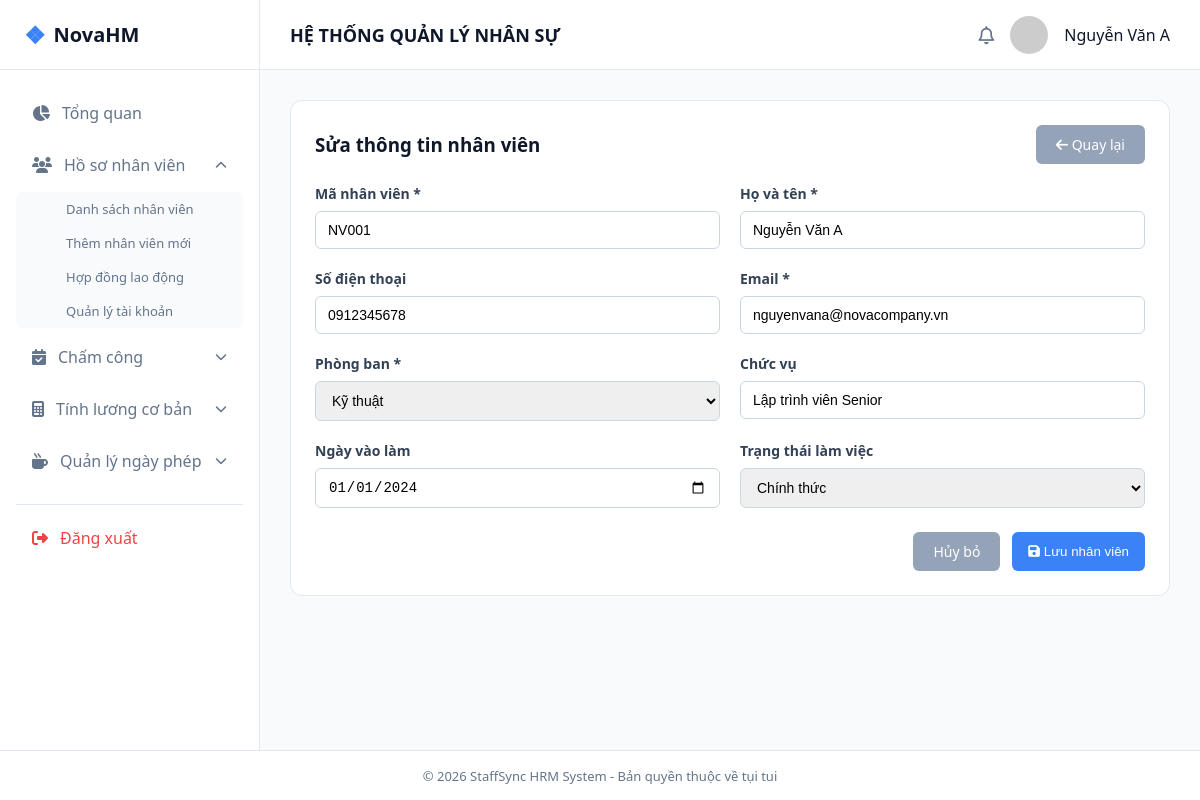
Screenshot of /themnhanvien.php?id=1 (signed in) with the database file from the repository.
### tables this page shows
CREATE TABLE nhan_vien (
    id               INT AUTO_INCREMENT PRIMARY KEY,
    ma_nv            VARCHAR(20) NOT NULL UNIQUE,       
    ho_ten           VARCHAR(100) NOT NULL,
    ngay_sinh        DATE,
    gioi_tinh        ENUM('Nam','Nữ','Khác') DEFAULT 'Nam',
    cccd             VARCHAR(20),
    dia_chi          VARCHAR(255),
    sdt              VARCHAR(20),
    email            VARCHAR(100) UNIQUE,
    id_phong_ban     INT,
    id_chuc_vu       INT,
    ngay_vao_lam     DATE,
    ngay_nghi_viec   DATE NULL,
    trang_thai_lam_viec ENUM('Thử việc','Chính thức','Nghỉ việc') DEFAULT 'Thử việc',
    anh_dai_dien     VARCHAR(255),
    ngay_tao         DATETIME DEFAULT CURRENT_TIMESTAMP,
    ngay_cap_nhat    DATETIME DEFAULT CURRENT_TIMESTAMP ON UPDATE CURRENT_TIMESTAMP,
    FOREIGN KEY (id_phong_ban) REFERENCES phong_ban(id) ON DELETE SET NULL,
    FOREIGN KEY (id_chuc_vu) REFERENCES chuc_vu(id) ON DELETE SET NULL
);

CREATE TABLE phong_ban (
    id            INT AUTO_INCREMENT PRIMARY KEY,
    ma_phong_ban  VARCHAR(20)  NOT NULL UNIQUE,
    ten_phong_ban VARCHAR(100) NOT NULL,
    truong_phong_id INT NULL,                
    mo_ta         VARCHAR(255),
    ngay_tao      DATETIME DEFAULT CURRENT_TIMESTAMP
);

CREATE TABLE chuc_vu (
    id          INT AUTO_INCREMENT PRIMARY KEY,
    ten_chuc_vu VARCHAR(100) NOT NULL UNIQUE,
    cap_bac     TINYINT DEFAULT 1,            
    mo_ta       VARCHAR(255)
);

### includes/auth.php (called while the page is built, shortened)
<?php
$currentUser = [
    'id'       => $_SESSION['user_id'],
    'ten'      => $_SESSION['user_name']  ?? 'Người dùng',
    'vai_tro'  => $_SESSION['user_role']  ?? 'NHANVIEN',
    'id_nv'    => $_SESSION['id_nv']      ?? null,
];

### themnhanvien.php (the view, shortened to what this page needs)
<?php
require_once __DIR__ . '/includes/auth.php';
$dangSua = isset($_GET['id']);
$phongBanList = $pdo->query("SELECT id, ten_phong_ban FROM phong_ban ORDER BY ten_phong_ban")->fetchAll();
$nv = [
    'ma_nv' => '', 'ho_ten' => '', 'sdt' => '', 'email' => '',
    'id_phong_ban' => '', 'id_chuc_vu' => '', 'ten_chuc_vu' => '',
    'ngay_vao_lam' => '', 'trang_thai_lam_viec' => 'Thử việc',
];
if ($dangSua) {
    $stmt = $pdo->prepare("SELECT nv.*, cv.ten_chuc_vu FROM nhan_vien nv
                            LEFT JOIN chuc_vu cv ON cv.id = nv.id_chuc_vu
                            WHERE nv.id = :id");
    $stmt->execute([':id' => (int)$_GET['id']]);
    $row = $stmt->fetch();
    if ($row) $nv = $row;
}
require __DIR__ . '/includes/header.php';
?>
            <section class="data-section">
                <div class="section-header">
                    <h3><?= $dangSua ? 'Sửa thông tin nhân viên' : 'Thêm nhân viên mới' ?></h3>
                    <a href="danhsachnhanvien.php" class="btn-secondary"><i class="fa-solid fa-arrow-left"></i> Quay lại</a>
                </div>
                <form action="themnhanvien.php<?= $dangSua ? '?id=' . (int)$_GET['id'] : '' ?>" method="POST">
                    <div class="form-grid">
                        <div class="form-group">
                            <label for="ma_nv">Mã nhân viên *</label>
                            <input type="text" id="ma_nv" name="ma_nv" placeholder="Ví dụ: NV004" value="<?= htmlspecialchars($nv['ma_nv']) ?>" required>
                        </div>
                        <div class="form-group">
                            <label for="ho_ten">Họ và tên *</label>
                            <input type="text" id="ho_ten" name="ho_ten" placeholder="Nhập họ và tên" value="<?= htmlspecialchars($nv['ho_ten']) ?>" required>
                        </div>
                        <div class="form-group">
                            <label for="sdt">Số điện thoại</label>
                            <input type="tel" id="sdt" name="sdt" placeholder="0901234567" value="<?= htmlspecialchars($nv['sdt'] ?? '') ?>">
                        </div>
                        <div class="form-group">
                            <label for="email">Email *</label>
                            <input type="email" id="email" name="email" placeholder="nguyenvana@novacompany.vn" value="<?= htmlspecialchars($nv['email']) ?>" required>
                        </div>
                        <div class="form-group">
                            <label for="id_phong_ban">Phòng ban *</label>
                            <select id="id_phong_ban" name="id_phong_ban" required>
                                <?php foreach ($phongBanList as $pb): ?>
                                <option value="<?= $pb['id'] ?>" <?= (string)$nv['id_phong_ban'] === (string)$pb['id'] ? 'selected' : '' ?>>
                                    <?= htmlspecialchars($pb['ten_phong_ban']) ?>
                                </option>
                                <?php endforeach; ?>
                            </select>
                        </div>
                        <div class="form-group">
                            <label for="ten_chuc_vu">Chức vụ</label>
                            <input type="text" id="ten_chuc_vu" name="ten_chuc_vu" placeholder="Chuyên viên / Trưởng phòng..." value="<?= htmlspecialchars($nv['ten_chuc_vu'] ?? '') ?>">
                        </div>
                        <div class="form-group">
                            <label for="ngay_vao_lam">Ngày vào làm</label>
                            <input type="date" id="ngay_vao_lam" name="ngay_vao_lam" value="<?= htmlspecialchars($nv['ngay_vao_lam'] ?? '') ?>">
                        </div>
                        <div class="form-group">
                            <label for="trang_thai_lam_viec">Trạng thái làm việc</label>
                            <select id="trang_thai_lam_viec" name="trang_thai_lam_viec">
                                <option value="Chính thức" <?= $nv['trang_thai_lam_viec'] === 'Chính thức' ? 'selected' : '' ?>>Chính thức</option>
                            </select>
                        </div>
                    </div>
                    <div class="form-actions">
                        <a href="danhsachnhanvien.php" class="btn-secondary">Hủy bỏ</a>
                        <button type="submit" class="btn-primary"><i class="fa-solid fa-floppy-disk"></i> Lưu nhân viên</button>
                    </div>
                </form>
            </section>
<?php require __DIR__ . '/includes/footer.php'; ?>

### includes/header.php (shortened to what this page needs)
<?php
$currentFile = basename($_SERVER['PHP_SELF']);
$menuGroups = [
    'nhanvien' => ['danhsachnhanvien.php', 'themnhanvien.php', 'hopdong.php', 'taikhoan.php'],
    'chamcong' => ['bangchamcong.php', 'lichsuravao.php'],
    'luong'    => ['bangtinhluongthang.php', 'cauhinhluong.php'],
    'phep'     => ['duyetdonphep.php', 'quyphepnam.php'],
];
function isOpen($group, $file, $groups) {
    return in_array($file, $groups[$group]) ? ' open' : '';
}
function isActive($file, $current) {
    return $file === $current ? ' active' : '';
}
$soDonChoDuyet = 0;
try {
    $soDonChoDuyet = (int)$pdo->query("SELECT COUNT(*) FROM don_nghi_phep WHERE trang_thai='Chờ duyệt'")->fetchColumn();
} catch (Exception $e) {  }
?>
<!DOCTYPE html>
<html lang="vi">
<head>
    <link rel="stylesheet" href="asset/style.css">
    <link rel="stylesheet" href="https://cdnjs.cloudflare.com/ajax/libs/font-awesome/6.4.0/css/all.min.css">
</head>
<body>
    <div class="layout-container">
        <a href="index.php" class="area-logo">
            <span class="logo-icon">❖</span> NovaHM
        </a>
        <header class="area-header">
            <div class="header-title">
                <h2>HỆ THỐNG QUẢN LÝ NHÂN SỰ</h2>
            </div>
            <div class="user-profile">
                <i class="fa-regular fa-bell icon-btn" title="<?= $soDonChoDuyet ?> đơn phép chờ duyệt"></i>
                <img src="https://ui-avatars.com/api/?name=<?= urlencode($currentUser['ten']) ?>&background=3b82f6&color=fff" alt="Avatar" class="avatar">
                <span class="user-name"><?= htmlspecialchars($currentUser['ten']) ?></span>
            </div>
        </header>
        <aside class="area-left">
            <ul class="menu-list">
                <li class="menu-item<?= isActive('index.php', $currentFile) ?>">
                    <a href="index.php"><i class="fa-solid fa-chart-pie"></i> <span>Tổng quan</span></a>
                </li>
                <li class="menu-item has-submenu<?= isOpen('nhanvien', $currentFile, $menuGroups) ?>">
                    <a href="javascript:void(0)" class="menu-toggle">
                        <i class="fa-solid fa-users"></i><span>Hồ sơ nhân viên</span>
                        <i class="fa-solid fa-chevron-down arrow"></i>
                    </a>
                    <ul class="submenu">
                        <li class="<?= trim(isActive('danhsachnhanvien.php', $currentFile)) ?>"><a href="danhsachnhanvien.php">Danh sách nhân viên</a></li>
                        <li class="<?= trim(isActive('themnhanvien.php', $currentFile)) ?>"><a href="themnhanvien.php">Thêm nhân viên mới</a></li>
                        <li class="<?= trim(isActive('hopdong.php', $currentFile)) ?>"><a href="hopdong.php">Hợp đồng lao động</a></li>
                        <li class="<?= trim(isActive('taikhoan.php', $currentFile)) ?>"><a href="taikhoan.php">Quản lý tài khoản</a></li>
                    </ul>
                </li>
                <li class="menu-item has-submenu<?= isOpen('chamcong', $currentFile, $menuGroups) ?>">
                    <a href="javascript:void(0)" class="menu-toggle">
                        <i class="fa-solid fa-calendar-check"></i><span>Chấm công</span>
                        <i class="fa-solid fa-chevron-down arrow"></i>
                    </a>
                </li>
                <li class="menu-item has-submenu<?= isOpen('luong', $currentFile, $menuGroups) ?>">
                    <a href="javascript:void(0)" class="menu-toggle">
                        <i class="fa-solid fa-calculator"></i><span>Tính lương cơ bản</span>
                        <i class="fa-solid fa-chevron-down arrow"></i>
                    </a>
                </li>
                <li class="menu-item has-submenu<?= isOpen('phep', $currentFile, $menuGroups) ?>">
                    <a href="javascript:void(0)" class="menu-toggle">
                        <i class="fa-solid fa-mug-hot"></i><span>Quản lý ngày phép</span>
                        <i class="fa-solid fa-chevron-down arrow"></i>
                    </a>
                </li>
                <li class="menu-item border-top">
                    <a href="logout.php" class="text-danger"><i class="fa-solid fa-right-from-bracket"></i> <span>Đăng xuất</span></a>
                </li>
            </ul>
        </aside>
        <main class="area-main">

### asset/style.css (style rules this page uses)
:root { --primary: #3b82f6; --primary-hover: #2563eb; --bg-main: #f8fafc; --bg-white: #ffffff; --text-dark: #0f172a; --text-muted: #64748b; --border: #e2e8f0; }
* { box-sizing: border-box; margin: 0; padding: 0; }
body { font-family: 'Segoe UI', system-ui, sans-serif; background-color: var(--bg-main); color: var(--text-dark); }
.layout-container { display: grid; grid-template-columns: 260px 1fr; grid-template-rows: 70px 1fr 50px; grid-template-areas: "logo header" "left main" "footer footer"; min-height: 100vh; }
.area-logo { grid-area: logo; background-color: var(--bg-white); border-right: 1px solid var(--border); border-bottom: 1px solid var(--border); display: flex; align-items: center; padding: 0 24px; font-size: 20px; font-weight: 700; color: var(--text-dark); gap: 10px; }
.logo-icon { color: var(--primary); font-size: 24px; }
.area-header { grid-area: header; background-color: var(--bg-white); border-bottom: 1px solid var(--border); display: flex; justify-content: space-between; align-items: center; padding: 0 30px; }
.header-title h2 { font-size: 18px; color: var(--text-dark); font-weight: 600; }
.user-profile { display: flex; align-items: center; gap: 16px; }
.avatar { width: 38px; height: 38px; border-radius: 50%; }
.icon-btn { font-size: 18px; color: var(--text-muted); cursor: pointer; }
.area-left { grid-area: left; background-color: var(--bg-white); border-right: 1px solid var(--border); padding: 20px 16px; }
.menu-list { list-style: none; }
.menu-item { margin-bottom: 6px; }
.menu-item a { display: flex; align-items: center; gap: 12px; padding: 12px 16px; color: var(--text-muted); text-decoration: none; font-weight: 500; border-radius: 8px; transition: all 0.2s; }
.menu-item .arrow { margin-left: auto; font-size: 12px; transition: transform 0.3s ease; }
.submenu { display: none; list-style: none; padding-left: 38px; background-color: #f8fafc; border-radius: 6px; margin-top: 4px; }
.submenu li a { padding: 8px 12px; font-size: 13px; color: var(--text-muted); }
.menu-item.open .submenu { display: block; }
.menu-item.open .arrow { transform: rotate(180deg); }
.border-top { border-top: 1px solid var(--border); margin-top: 20px; padding-top: 10px; }
.text-danger { color: #ef4444 !important; }
.area-main { grid-area: main; padding: 30px; overflow-y: auto; }
.data-section { background-color: #fff; border-radius: 12px; border: 1px solid var(--border); padding: 24px; }
.section-header { display: flex; justify-content: space-between; align-items: center; margin-bottom: 20px; }
.btn-primary { background-color: var(--primary); color: #fff; border: none; padding: 10px 16px; border-radius: 6px; cursor: pointer; font-weight: 500; }
a.area-logo { text-decoration: none; color: inherit; display: flex; align-items: center; gap: 8px; }

### themnhanvien.php (style rules this page uses)
.form-grid { display: grid; grid-template-columns: repeat(2, 1fr); gap: 20px; margin-top: 20px; }
.form-group { display: flex; flex-direction: column; gap: 8px; }
.form-group label { font-weight: 600; font-size: 14px; color: #334155; }
.form-group input, .form-group select, .form-group textarea { padding: 10px 12px; border: 1px solid #cbd5e1; border-radius: 6px; outline: none; font-size: 14px; }
.form-actions { margin-top: 24px; display: flex; gap: 12px; justify-content: flex-end; }
.btn-secondary { background-color: #94a3b8; color: #fff; padding: 10px 20px; border-radius: 6px; text-decoration: none; border: none; cursor: pointer; font-size: 14px; }

### rows the page displays
nhan_vien: ho_ten "Nguyễn Văn A", ma_nv "NV001", sdt "0912345678", email "nguyenvana@novacompany.vn", id_phong_ban "Kỹ thuật", ten_chuc_vu "Lập trình viên Senior", ngay_vao_lam "01/01/2024", trang_thai_lam_viec "Chính thức"
